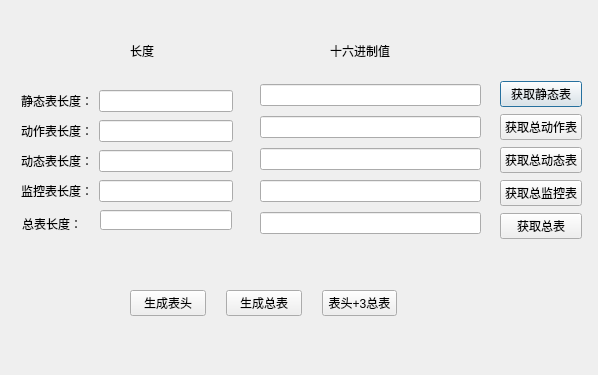
<?xml version="1.0" encoding="UTF-8"?>
<ui version="4.0">
 <class>TotalTable</class>
 <widget class="QDialog" name="TotalTable">
  <property name="geometry">
   <rect>
    <x>0</x>
    <y>0</y>
    <width>598</width>
    <height>375</height>
   </rect>
  </property>
  <property name="windowTitle">
   <string>Dialog</string>
  </property>
  <widget class="QLineEdit" name="totalTable_lineEdit">
   <property name="geometry">
    <rect>
     <x>100</x>
     <y>210</y>
     <width>132</width>
     <height>20</height>
    </rect>
   </property>
  </widget>
  <widget class="QLabel" name="label_7">
   <property name="geometry">
    <rect>
     <x>330</x>
     <y>40</y>
     <width>71</width>
     <height>21</height>
    </rect>
   </property>
   <property name="text">
    <string>十六进制值</string>
   </property>
  </widget>
  <widget class="QWidget" name="layoutWidget2">
   <property name="geometry">
    <rect>
     <x>21</x>
     <y>120</y>
     <width>212</width>
     <height>22</height>
    </rect>
   </property>
   <layout class="QHBoxLayout" name="horizontalLayout_3">
    <item>
     <widget class="QLabel" name="label_3">
      <property name="text">
       <string>动作表长度：</string>
      </property>
     </widget>
    </item>
    <item>
     <widget class="QLineEdit" name="actionTable_lineEdit"/>
    </item>
   </layout>
  </widget>
  <widget class="QWidget" name="layoutWidget3">
   <property name="geometry">
    <rect>
     <x>21</x>
     <y>150</y>
     <width>212</width>
     <height>22</height>
    </rect>
   </property>
   <layout class="QHBoxLayout" name="horizontalLayout_4">
    <item>
     <widget class="QLabel" name="label_5">
      <property name="text">
       <string>动态表长度：</string>
      </property>
     </widget>
    </item>
    <item>
     <widget class="QLineEdit" name="dynamicTable_lineEdit"/>
    </item>
   </layout>
  </widget>
  <widget class="QWidget" name="layoutWidget4">
   <property name="geometry">
    <rect>
     <x>21</x>
     <y>180</y>
     <width>212</width>
     <height>22</height>
    </rect>
   </property>
   <layout class="QHBoxLayout" name="horizontalLayout_5">
    <item>
     <widget class="QLabel" name="label_4">
      <property name="text">
       <string>监控表长度：</string>
      </property>
     </widget>
    </item>
    <item>
     <widget class="QLineEdit" name="monitoringTable_lineEdit"/>
    </item>
   </layout>
  </widget>
  <widget class="QLabel" name="label_6">
   <property name="geometry">
    <rect>
     <x>22</x>
     <y>216</y>
     <width>60</width>
     <height>16</height>
    </rect>
   </property>
   <property name="text">
    <string>总表长度：</string>
   </property>
  </widget>
  <widget class="QWidget" name="layoutWidget5">
   <property name="geometry">
    <rect>
     <x>21</x>
     <y>90</y>
     <width>212</width>
     <height>22</height>
    </rect>
   </property>
   <layout class="QHBoxLayout" name="horizontalLayout_2">
    <item>
     <widget class="QLabel" name="label_2">
      <property name="text">
       <string>静态表长度：</string>
      </property>
     </widget>
    </item>
    <item>
     <widget class="QLineEdit" name="staticTable_lineEdit"/>
    </item>
   </layout>
  </widget>
  <widget class="QWidget" name="layoutWidget6">
   <property name="geometry">
    <rect>
     <x>260</x>
     <y>80</y>
     <width>221</width>
     <height>161</height>
    </rect>
   </property>
   <layout class="QVBoxLayout" name="verticalLayout_2">
    <item>
     <widget class="QLineEdit" name="lineEdit_7">
      <property name="text">
       <string/>
      </property>
     </widget>
    </item>
    <item>
     <widget class="QLineEdit" name="lineEdit_8">
      <property name="text">
       <string/>
      </property>
     </widget>
    </item>
    <item>
     <widget class="QLineEdit" name="lineEdit_9">
      <property name="text">
       <string/>
      </property>
     </widget>
    </item>
    <item>
     <widget class="QLineEdit" name="lineEdit_10">
      <property name="text">
       <string/>
      </property>
     </widget>
    </item>
    <item>
     <widget class="QLineEdit" name="lineEdit_11">
      <property name="text">
       <string/>
      </property>
     </widget>
    </item>
   </layout>
  </widget>
  <widget class="QWidget" name="layoutWidget7">
   <property name="geometry">
    <rect>
     <x>500</x>
     <y>80</y>
     <width>82</width>
     <height>161</height>
    </rect>
   </property>
   <layout class="QVBoxLayout" name="verticalLayout">
    <item>
     <widget class="QPushButton" name="totalStatic_pushButton">
      <property name="text">
       <string>获取静态表</string>
      </property>
     </widget>
    </item>
    <item>
     <widget class="QPushButton" name="totalAction_pushButton">
      <property name="text">
       <string>获取总动作表</string>
      </property>
     </widget>
    </item>
    <item>
     <widget class="QPushButton" name="totalDynamic_pushButton">
      <property name="text">
       <string>获取总动态表</string>
      </property>
     </widget>
    </item>
    <item>
     <widget class="QPushButton" name="totalMonitoring_pushButton">
      <property name="text">
       <string>获取总监控表</string>
      </property>
     </widget>
    </item>
    <item>
     <widget class="QPushButton" name="total_pushButton">
      <property name="text">
       <string>获取总表</string>
      </property>
     </widget>
    </item>
   </layout>
  </widget>
  <widget class="QWidget" name="layoutWidget8">
   <property name="geometry">
    <rect>
     <x>130</x>
     <y>290</y>
     <width>267</width>
     <height>26</height>
    </rect>
   </property>
   <layout class="QHBoxLayout" name="horizontalLayout_6">
    <property name="spacing">
     <number>20</number>
    </property>
    <item>
     <widget class="QPushButton" name="tableHead_pushButton">
      <property name="text">
       <string>生成表头</string>
      </property>
     </widget>
    </item>
    <item>
     <widget class="QPushButton" name="totalTable_pushButton">
      <property name="text">
       <string>生成总表</string>
      </property>
     </widget>
    </item>
    <item>
     <widget class="QPushButton" name="head_total_pushButton">
      <property name="text">
       <string>表头+3总表</string>
      </property>
     </widget>
    </item>
   </layout>
  </widget>
  <widget class="QLabel" name="label_8">
   <property name="geometry">
    <rect>
     <x>130</x>
     <y>40</y>
     <width>71</width>
     <height>21</height>
    </rect>
   </property>
   <property name="text">
    <string>长度</string>
   </property>
  </widget>
 </widget>
 <resources/>
 <connections/>
</ui>
